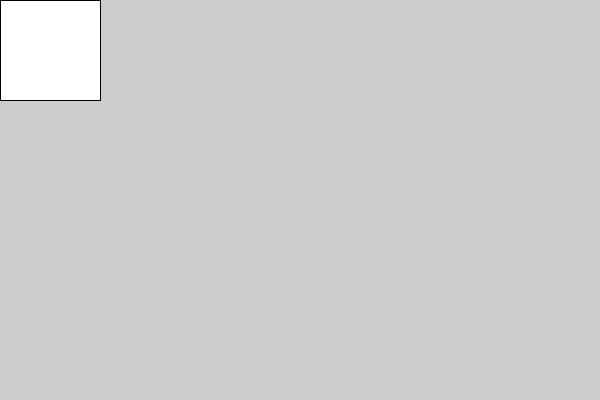
Frame 1 (no input)
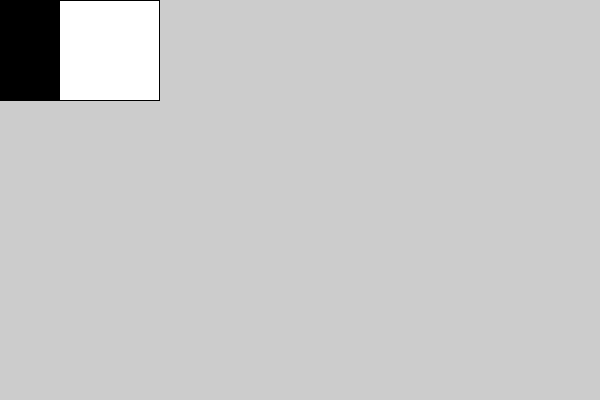
Frame 60 (the mouse pressed at the canvas centre just before this capture)
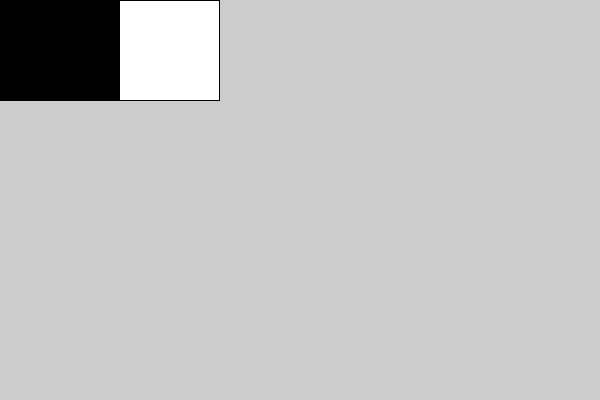
Frame 120 (the mouse held since frame 60 and released just before this capture)

The Processing sketch that drew these frames (run headless with seeded random() and noise(); from frame 60 on, the mouse is pressed at the canvas centre):

// Processing sketch: s05_animatecolor
// ── s05_animatecolor.pde
void setup() {
  size(600,400);
}

int x = 0;
void draw() {
  rect(x,0,100,100);
  x = x + 1;
}
